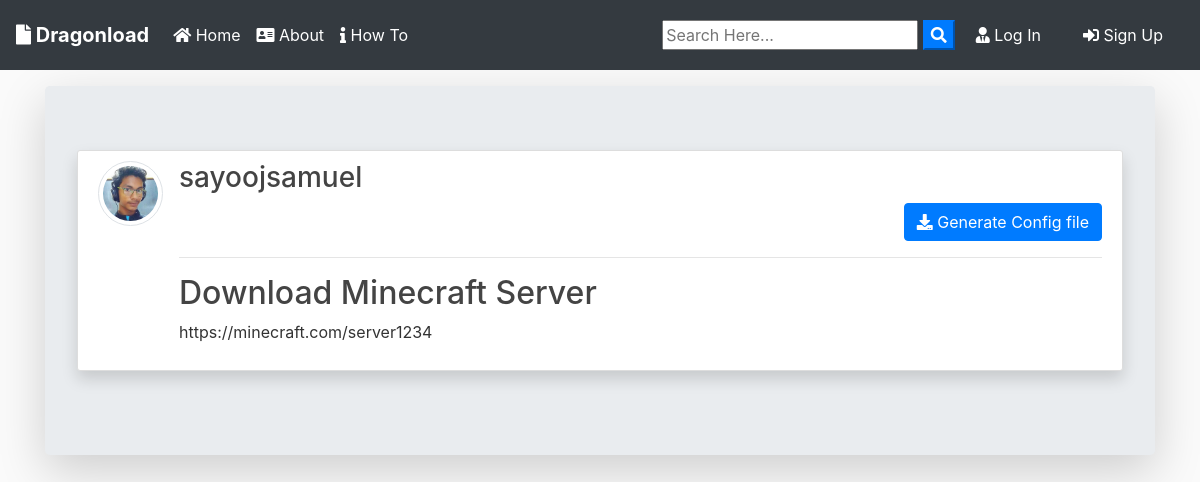
The page /post/26/ on the database as committed earlier.
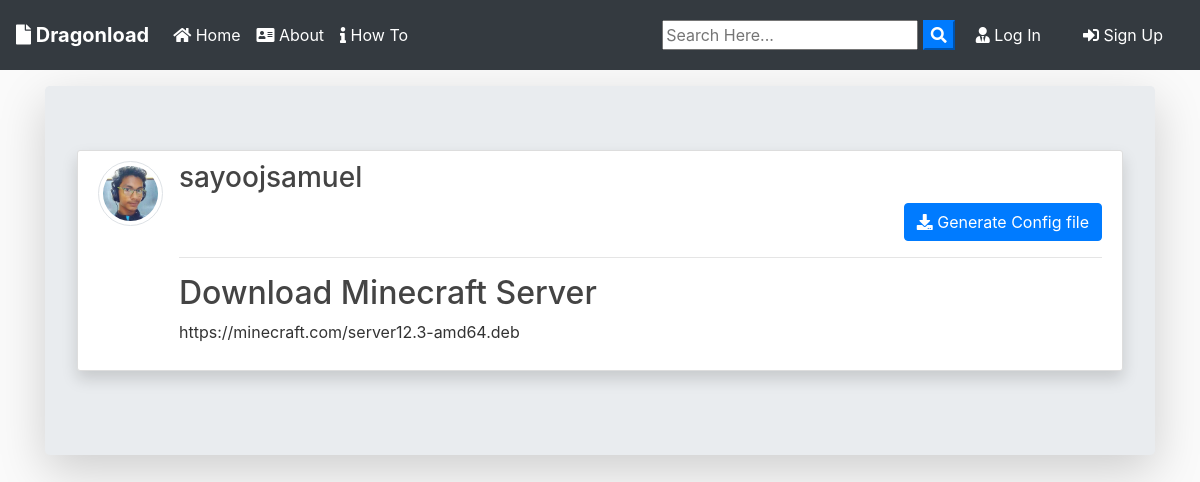
The same page on the database as committed later.
### blog/models.py (models this page shows, shortened)
class Post(models.Model):
	title = models.CharField(max_length=100)
	url = models.URLField(max_length = 100)
	date_posted = models.DateTimeField(default=timezone.now)
	author = models.ForeignKey(User, on_delete=models.CASCADE)

### users/models.py (models this page shows, shortened)
class Profile(models.Model):
    user = models.OneToOneField(User, on_delete=models.CASCADE)
    image = models.ImageField(default='default.jpg', upload_to='profile_pics')
    ip_address =  models.CharField(max_length=30, default = '1.1.1.1')

### blog/views.py (the view)
# urls.py: path('post/<int:pk>/', PostDetailView.as_view(), name='post-detail'),
class PostDetailView(DetailView):
    model = Post
    template_name = 'blog/post_detail.html'

### blog/templates/blog/post_detail.html (shortened to what this page needs)
{% extends "blog/base.html" %}
{% block content %}
<div class="jumbotron mt-3 shadow-lg">
<article class="media content-section shadow ">
   <a href="{{ object.author.profile.image.url }} " target="_blank"> <img src="{{ object.author.profile.image.url }}  " alt="" class="article-img rounded-circle img-thumbnail img-fluid">
   </a>
    <div class="media-body">
      <div class="">
        <div class="d-flex justify-content-between">
        <a class="mr-2 mt-0 mb-0  text-dark" href="{% url 'user-posts' object.author.username  %}"><h3>{{ object.author }}</h3></a>
        </div>
        {% if object.author != user %}
          <div class="form-group mt-0 pt-0 d-flex justify-content-end">
              <a href="/media/Files/download-config.py" download class="btn btn-primary flex-last" type="submit"><i class="fas fa-download"></i> Generate Config file</a>
          </div>
        {% endif %}
        <hr>
      </div>
      <h2>{{ object.title }}</h2>
      <p class="article-content">{{ object.url }}</p>
    </div>
  </article>
{% endblock content %}

Rows that differ between the two databases and show on the page:
changed Post "Download Minecraft Server": url "https://minecraft.com/server1234" → "https://minecraft.com/server12.3-amd64.deb"
